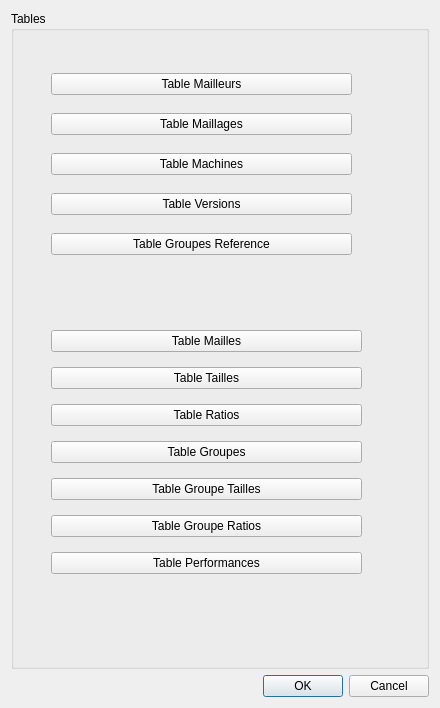
<?xml version="1.0" encoding="UTF-8"?>
<ui version="4.0">
 <class>Choix</class>
 <widget class="QDialog" name="Choix">
  <property name="geometry">
   <rect>
    <x>0</x>
    <y>0</y>
    <width>440</width>
    <height>708</height>
   </rect>
  </property>
  <property name="windowTitle">
   <string>Verification de Maillage</string>
  </property>
  <layout class="QGridLayout" name="gridLayout">
   <item row="2" column="0">
    <widget class="QDialogButtonBox" name="buttonBox">
     <property name="orientation">
      <enum>Qt::Horizontal</enum>
     </property>
     <property name="standardButtons">
      <set>QDialogButtonBox::Cancel|QDialogButtonBox::Ok</set>
     </property>
    </widget>
   </item>
   <item row="1" column="0">
    <widget class="QGroupBox" name="groupBox">
     <property name="title">
      <string>Tables </string>
     </property>
     <widget class="QWidget" name="layoutWidget">
      <property name="geometry">
       <rect>
        <x>40</x>
        <y>310</y>
        <width>311</width>
        <height>269</height>
       </rect>
      </property>
      <layout class="QGridLayout" name="gridLayout_2">
       <item row="1" column="0">
        <widget class="QPushButton" name="PBMaille">
         <property name="text">
          <string>Table Mailles</string>
         </property>
        </widget>
       </item>
       <item row="3" column="0">
        <widget class="QPushButton" name="PBRatio">
         <property name="text">
          <string>Table Ratios</string>
         </property>
        </widget>
       </item>
       <item row="7" column="0">
        <widget class="QPushButton" name="PBPerf">
         <property name="text">
          <string>Table Performances</string>
         </property>
        </widget>
       </item>
       <item row="6" column="0">
        <widget class="QPushButton" name="PBGroupeRatio">
         <property name="text">
          <string>Table Groupe Ratios</string>
         </property>
        </widget>
       </item>
       <item row="4" column="0">
        <widget class="QPushButton" name="PBGroupe">
         <property name="text">
          <string>Table Groupes</string>
         </property>
        </widget>
       </item>
       <item row="2" column="0">
        <widget class="QPushButton" name="PBTaille">
         <property name="text">
          <string>Table Tailles</string>
         </property>
        </widget>
       </item>
       <item row="5" column="0">
        <widget class="QPushButton" name="PBGroupeTaille">
         <property name="text">
          <string>Table Groupe Tailles</string>
         </property>
        </widget>
       </item>
      </layout>
     </widget>
     <widget class="QWidget" name="layoutWidget">
      <property name="geometry">
       <rect>
        <x>40</x>
        <y>50</y>
        <width>301</width>
        <height>211</height>
       </rect>
      </property>
      <layout class="QVBoxLayout" name="verticalLayout">
       <item>
        <widget class="QPushButton" name="PBMailleur">
         <property name="text">
          <string>Table Mailleurs</string>
         </property>
        </widget>
       </item>
       <item>
        <widget class="QPushButton" name="PBMaillage">
         <property name="text">
          <string>Table Maillages</string>
         </property>
        </widget>
       </item>
       <item>
        <widget class="QPushButton" name="PBMachine">
         <property name="text">
          <string>Table Machines</string>
         </property>
        </widget>
       </item>
       <item>
        <widget class="QPushButton" name="PBVersion">
         <property name="text">
          <string>Table Versions</string>
         </property>
        </widget>
       </item>
       <item>
        <widget class="QPushButton" name="PBGroupesRef">
         <property name="text">
          <string>Table Groupes Reference</string>
         </property>
        </widget>
       </item>
      </layout>
     </widget>
    </widget>
   </item>
  </layout>
 </widget>
 <resources/>
 <connections>
  <connection>
   <sender>buttonBox</sender>
   <signal>accepted()</signal>
   <receiver>Choix</receiver>
   <slot>accept()</slot>
   <hints>
    <hint type="sourcelabel">
     <x>248</x>
     <y>254</y>
    </hint>
    <hint type="destinationlabel">
     <x>157</x>
     <y>274</y>
    </hint>
   </hints>
  </connection>
  <connection>
   <sender>buttonBox</sender>
   <signal>rejected()</signal>
   <receiver>Choix</receiver>
   <slot>reject()</slot>
   <hints>
    <hint type="sourcelabel">
     <x>316</x>
     <y>260</y>
    </hint>
    <hint type="destinationlabel">
     <x>286</x>
     <y>274</y>
    </hint>
   </hints>
  </connection>
 </connections>
</ui>
